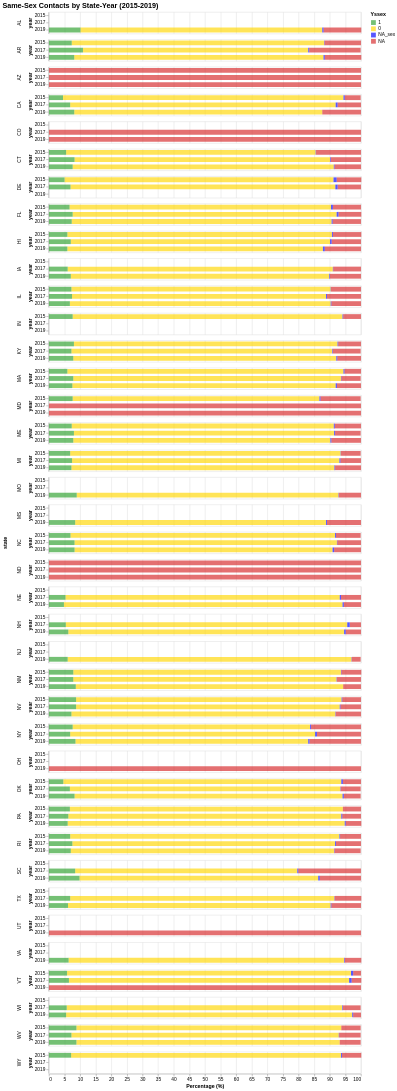

Vega-Lite specification stored for this chart:
### Vega-Lite specification from a JSON file in a GitHub repository (floating-point values rounded to 4 significant figures; data arrays with more than 128 entries replaced by an {"elided": "..."} marker saying what was removed)
{"config": {"view": {"continuousWidth": 400, "continuousHeight": 300}, "range": {"category": ["#2ca02c", "gold", "blue", "#d62728"]}, "title": {"fontSize": 15}}, "data": {"name": "data-0fa5578fb1666b0ecd6ca6ab02f6db26"}, "mark": {"type": "bar", "opacity": 0.66, "size": 10}, "encoding": {"color": {"field": "Yssex", "sort": {"field": "order", "order": "ascending"}, "type": "nominal"}, "order": {"field": "order", "type": "nominal"}, "row": {"field": "state", "spacing": 10, "type": "nominal"}, "tooltip": [{"field": "state", "title": "State", "type": "nominal"}, {"field": "year", "title": "Year", "type": "ordinal"}, {"field": "Yssex", "title": "Same-Sex Contact", "type": "nominal"}, {"field": "percent", "title": "Percent (%)", "type": "quantitative"}], "x": {"aggregate": "sum", "axis": {"title": "Percentage (%)"}, "field": "percent", "scale": {"domainMax": 100}, "type": "quantitative"}, "y": {"field": "year", "type": "ordinal"}}, "height": 45, "selection": {"selector002": {"type": "interval", "bind": "scales", "encodings": ["x", "y"]}}, "title": "Same-Sex Contacts by State-Year (2015-2019)", "transform": [{"calculate": "{'1':0, '0':1, 'NA_sex':2, 'NA':3}[datum.Yssex]", "as": "order"}], "width": 650, "$schema": "https://vega.github.io/schema/vega-lite/v4.17.0.json", "datasets": {"data-0fa5578fb1666b0ecd6ca6ab02f6db26": {"elided": "323 records"}}}
